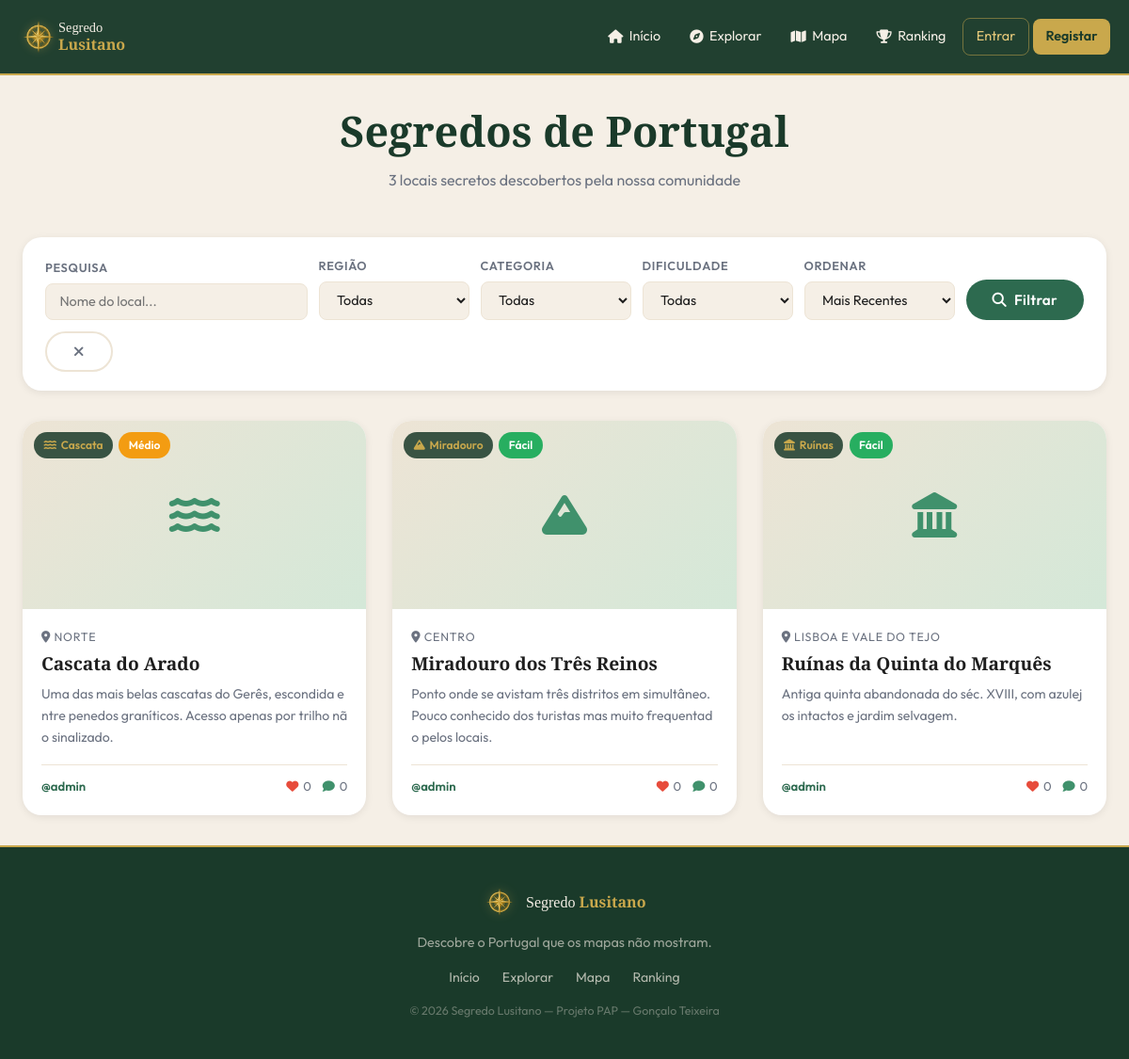
/pages/explorar.php, run on the app's committed database.
### tables this page shows
CREATE TABLE locais (
    id INT AUTO_INCREMENT PRIMARY KEY,
    utilizador_id INT NOT NULL,
    categoria_id INT NOT NULL,
    regiao_id INT NOT NULL,
    nome VARCHAR(150) NOT NULL,
    descricao TEXT NOT NULL,
    latitude DECIMAL(10,7) NOT NULL,
    longitude DECIMAL(10,7) NOT NULL,
    dificuldade ENUM('facil','medio','dificil') DEFAULT 'medio',
    foto_capa VARCHAR(255) DEFAULT NULL,
    estado ENUM('pendente','aprovado','rejeitado') DEFAULT 'aprovado',
    bloqueado TINYINT(1) DEFAULT 0,
    vistas INT DEFAULT 0,
    criado_em DATETIME DEFAULT CURRENT_TIMESTAMP,
    FOREIGN KEY (utilizador_id) REFERENCES utilizadores(id) ON DELETE CASCADE,
    FOREIGN KEY (categoria_id)  REFERENCES categorias(id) ON DELETE RESTRICT,
    FOREIGN KEY (regiao_id) REFERENCES regioes(id) ON DELETE RESTRICT
);

CREATE TABLE categorias (
    id INT AUTO_INCREMENT PRIMARY KEY,
    nome VARCHAR(80) NOT NULL,
    icone VARCHAR(50) DEFAULT 'fas fa-map-pin'
);

CREATE TABLE regioes (
    id INT AUTO_INCREMENT PRIMARY KEY, nome VARCHAR(80) NOT NULL
);

CREATE TABLE utilizadores (
    id INT AUTO_INCREMENT PRIMARY KEY,
    nome VARCHAR(100) NOT NULL,
    username VARCHAR(50) NOT NULL UNIQUE,
    email VARCHAR(150) NOT NULL UNIQUE,
    password VARCHAR(255) NOT NULL,
    avatar VARCHAR(255) DEFAULT NULL,
    bio TEXT DEFAULT NULL,
    pontos INT DEFAULT 0,
    role ENUM('user','admin', '[deleted]') DEFAULT 'user',
    ativo TINYINT(1) DEFAULT 1,
    verificado TINYINT(1) DEFAULT 0,
    criado_em DATETIME DEFAULT CURRENT_TIMESTAMP
);

### includes/config.php (called while the page is built, shortened)
<?php
function db(): PDO {
    static $pdo = null;
    if ($pdo === null) {
        $dsn = 'mysql:host=' . DB_HOST . ';dbname=' . DB_NAME . ';charset=utf8mb4';
        $options = [
            PDO::ATTR_ERRMODE            => PDO::ERRMODE_EXCEPTION,
            PDO::ATTR_DEFAULT_FETCH_MODE => PDO::FETCH_ASSOC,
            PDO::ATTR_EMULATE_PREPARES   => false,
        ];
        $pdo = new PDO($dsn, DB_USER, DB_PASS, $options);
    }
    return $pdo;
}

### includes/functions.php (called while the page is built, shortened)
<?php
require_once __DIR__ . '/config.php';
require_once __DIR__ . '/auth.php';
function local_nome_publico(array $local): string {
    return ((int)($local['bloqueado'] ?? 0) === 1) ? '[removed]' : (string)$local['nome'];
}
function local_descricao_publica(array $local): string {
    return ((int)($local['bloqueado'] ?? 0) === 1) ? '[removed]' : (string)$local['descricao'];
}
function get_locais(array $filtros = [], int $limite = 12, int $offset = 0): array {
    $where = ['l.estado = "aprovado"'];
    $params = [];
    $ordem_input = $filtros['ordem'] ?? 'recente';
    $ordem_permitida = ['likes', 'vistas', 'recente', 'antigo'];
    $order = match($ordem_input) {
        'likes'  => '(SELECT COUNT(*) FROM likes WHERE local_id = l.id) DESC',
        'vistas' => 'l.vistas DESC',
        'antigo' => 'l.criado_em ASC',
        default  => 'l.criado_em DESC'
    };
    $sql = 'SELECT l.*, c.nome AS categoria_nome, c.icone AS categoria_icone,
                   r.nome AS regiao_nome, u.username, u.nome AS autor_nome,
                   (SELECT COUNT(*) FROM likes WHERE local_id = l.id) AS total_likes,
                   (SELECT COUNT(*) FROM comentarios WHERE local_id = l.id) AS total_comentarios
            FROM locais l
            JOIN categorias c ON c.id = l.categoria_id
            JOIN regioes r    ON r.id = l.regiao_id
            JOIN utilizadores u ON u.id = l.utilizador_id
            WHERE ' . implode(' AND ', $where) .
           ' ORDER BY ' . $order .
           ' LIMIT ' . (int)$limite . ' OFFSET ' . (int)$offset;
    $st = db()->prepare($sql);
    $st->execute($params);
    return $st->fetchAll();
}
function count_locais(array $filtros = []): int {
    $where = ['l.estado = "aprovado"'];
    $params = [];
    $st = db()->prepare('SELECT COUNT(*) FROM locais l WHERE ' . implode(' AND ', $where));
    $st->execute($params);
    return (int)$st->fetchColumn();
}

### includes/auth.php (called while the page is built, shortened)
<?php
require_once __DIR__ . '/config.php';
function h(string $s): string {
    return htmlspecialchars($s, ENT_QUOTES, 'UTF-8');
}

### pages/explorar.php (the view, shortened to what this page needs)
<?php
require_once dirname(__DIR__) . '/includes/functions.php';
$por_pagina = 12;
$pagina     = max(1, (int)($_GET['pagina'] ?? 1));
$offset     = ($pagina - 1) * $por_pagina;
$filtros = [
    'regiao'      => $_GET['regiao']      ?? '',
    'categoria'   => $_GET['categoria']   ?? '',
    'dificuldade' => $_GET['dificuldade'] ?? '',
    'pesquisa'    => $_GET['pesquisa']    ?? '',
    'ordem'       => $_GET['ordem']       ?? 'recente',
];
$locais     = get_locais($filtros, $por_pagina, $offset);
$total      = count_locais($filtros);
include dirname(__DIR__) . '/includes/header.php';
?>
<div class="page-content">
<section class="section">
  <div class="container-lg">
    <div class="section-header">
      <h2>Segredos de Portugal</h2>
      <p><?= $total ?> locais secretos descobertos pela nossa comunidade</p>
    </div>
    <div class="filtros-bar">
      <form class="filtros-form" method="GET">
        <div class="filtro-group" style="flex:2; min-width:200px;">
          <label for="pesquisa">Pesquisa</label>
          <input type="search" id="pesquisa" name="pesquisa" placeholder="Nome do local..."
                 value="<?= h($filtros['pesquisa']) ?>">
        </div>
        <div class="filtro-group">
          <label for="regiao">Região</label>
          <select id="regiao" name="regiao">
            <option value="">Todas</option>
          </select>
        </div>
        <div class="filtro-group">
          <label for="categoria">Categoria</label>
          <select id="categoria" name="categoria">
            <option value="">Todas</option>
          </select>
        </div>
        <div class="filtro-group">
          <label for="dificuldade">Dificuldade</label>
          <select id="dificuldade" name="dificuldade">
            <option value="">Todas</option>
          </select>
        </div>
        <div class="filtro-group">
          <label for="ordem">Ordenar</label>
          <select id="ordem" name="ordem">
            <option value="recente" <?= $filtros['ordem']==='recente' ? 'selected':'' ?>>Mais Recentes</option>
          </select>
        </div>
        <button type="submit" class="btn btn-verde"><i class="fas fa-search"></i> Filtrar</button>
        <a href="<?= SITE_URL ?>/pages/explorar.php" class="btn btn-outline" style="color:var(--texto-muted);border-color:var(--creme-escuro);">
          <i class="fas fa-times"></i>
        </a>
      </form>
    </div>
    <?php if ($locais): ?>
      <div class="cards-grid">
        <?php foreach ($locais as $local): ?>
          <?php include dirname(__DIR__) . '/includes/card_local.php'; ?>
        <?php endforeach; ?>
      </div>
    <?php endif; ?>
  </div>
</section>
</div>
<?php include dirname(__DIR__) . '/includes/footer.php'; ?>

### includes/card_local.php
<?php
$dif_class = [
    'facil'   => 'badge-dif-facil',
    'medio'   => 'badge-dif-medio',
    'dificil' => 'badge-dif-dificil',
][$local['dificuldade']] ?? 'badge-dif-medio';
$dif_label = [
    'facil'   => 'Fácil',
    'medio'   => 'Médio',
    'dificil' => 'Difícil',
][$local['dificuldade']] ?? 'Médio';
?>
<article class="card">
  <a href="<?= SITE_URL ?>/pages/local.php?id=<?= $local['id'] ?>" class="card-img" style="display:block;">
    <?php if ($local['foto_capa']): ?>
      <img src="<?= SITE_URL ?>/uploads/locais/<?= h($local['foto_capa']) ?>"
           alt="<?= h(local_nome_publico($local)) ?>" loading="lazy">
    <?php else: ?>
      <div class="card-img-placeholder"><i class="<?= h($local['categoria_icone']) ?>"></i></div>
    <?php endif; ?>
    <div class="card-badges">
      <span class="badge badge-cat"><i class="<?= h($local['categoria_icone']) ?>"></i> <?= h($local['categoria_nome']) ?></span>
      <span class="badge <?= $dif_class ?>"><?= $dif_label ?></span>
    </div>
  </a>
  <div class="card-body">
    <div class="card-region"><i class="fas fa-map-marker-alt"></i> <?= h($local['regiao_nome']) ?></div>
    <h3 class="card-title">
      <a href="<?= SITE_URL ?>/pages/local.php?id=<?= $local['id'] ?>"><?= h(local_nome_publico($local)) ?></a>
    </h3>
    <p class="card-desc"><?= h(local_descricao_publica($local)) ?></p>
    <div class="card-meta">
      <span style="font-size:.82rem;">
        <a href="<?= SITE_URL ?>/pages/perfil.php?id=<?= $local['utilizador_id'] ?>" style="color:var(--verde);font-weight:600;">
          @<?= h($local['username']) ?>
        </a>
      </span>
      <div class="card-meta-stats">
        <span><i class="fas fa-heart"></i> <?= (int)$local['total_likes'] ?></span>
        <span><i class="fas fa-comment"></i> <?= (int)$local['total_comentarios'] ?></span>
      </div>
    </div>
  </div>
</article>

### data on the page
locais: categoria.nome "Cascata", dificuldade "Médio", regiao.nome "NORTE", nome "Cascata do Arado", descricao "Uma das mais belas cascatas do Gerês, escondida entre penedos graníticos. Acesso apenas por trilho não sinalizado.", utilizador.username "admin", total_likes "0", total_comentarios "0"
locais: categoria.nome "Miradouro", dificuldade "Fácil", regiao.nome "CENTRO", nome "Miradouro dos Três Reinos", descricao "Ponto onde se avistam três distritos em simultâneo. Pouco conhecido dos turistas mas muito frequentado pelos locais.", utilizador.username "admin", total_likes "0", total_comentarios "0"
locais: categoria.nome "Ruínas", dificuldade "Fácil", regiao.nome "LISBOA E VALE DO TEJO", nome "Ruínas da Quinta do Marquês", descricao "Antiga quinta abandonada do séc. XVIII, com azulejos intactos e jardim selvagem.", utilizador.username "admin", total_likes "0", total_comentarios "0"

### other printed values
$total "3"
